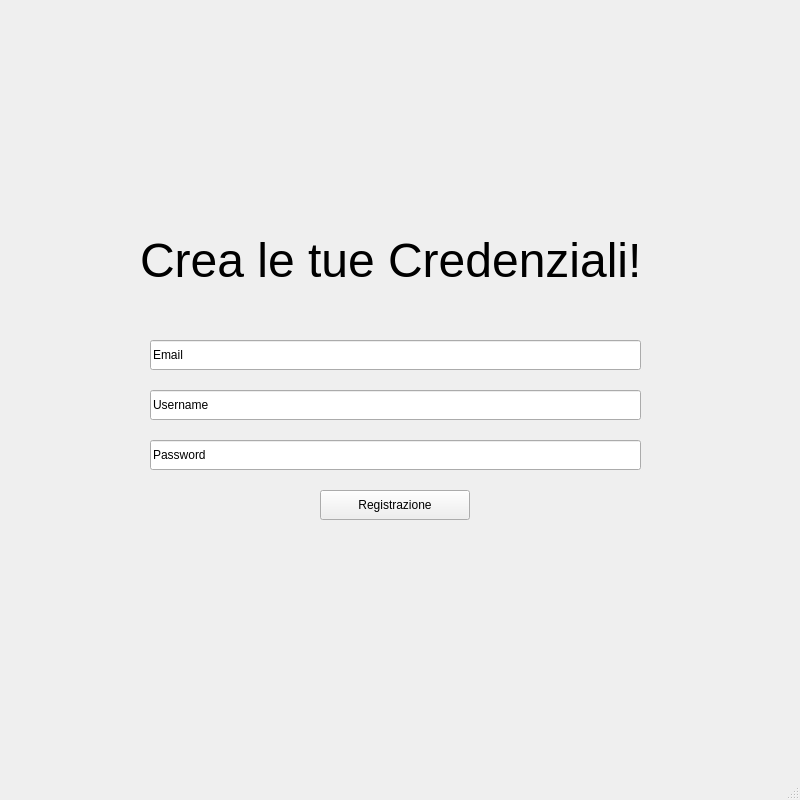
<?xml version="1.0" encoding="UTF-8"?>
<ui version="4.0">
 <class>MainWindow</class>
 <widget class="QMainWindow" name="MainWindow">
  <property name="geometry">
   <rect>
    <x>0</x>
    <y>0</y>
    <width>800</width>
    <height>800</height>
   </rect>
  </property>
  <property name="windowTitle">
   <string>MainWindow</string>
  </property>
  <widget class="QWidget" name="centralwidget">
   <widget class="QPushButton" name="RegistrazioneButton">
    <property name="geometry">
     <rect>
      <x>320</x>
      <y>490</y>
      <width>150</width>
      <height>30</height>
     </rect>
    </property>
    <property name="text">
     <string>Registrazione</string>
    </property>
   </widget>
   <widget class="QLineEdit" name="UsernameInput">
    <property name="geometry">
     <rect>
      <x>150</x>
      <y>390</y>
      <width>491</width>
      <height>30</height>
     </rect>
    </property>
    <property name="text">
     <string>Username</string>
    </property>
   </widget>
   <widget class="QLineEdit" name="PasswordInput">
    <property name="geometry">
     <rect>
      <x>150</x>
      <y>440</y>
      <width>491</width>
      <height>30</height>
     </rect>
    </property>
    <property name="text">
     <string>Password</string>
    </property>
   </widget>
   <widget class="QLabel" name="label1">
    <property name="geometry">
     <rect>
      <x>140</x>
      <y>200</y>
      <width>631</width>
      <height>121</height>
     </rect>
    </property>
    <property name="font">
     <font>
      <pointsize>36</pointsize>
     </font>
    </property>
    <property name="acceptDrops">
     <bool>false</bool>
    </property>
    <property name="text">
     <string>Crea le tue Credenziali!</string>
    </property>
   </widget>
   <widget class="QLineEdit" name="EmailInput">
    <property name="geometry">
     <rect>
      <x>150</x>
      <y>340</y>
      <width>491</width>
      <height>30</height>
     </rect>
    </property>
    <property name="text">
     <string>Email</string>
    </property>
   </widget>
  </widget>
  <widget class="QStatusBar" name="statusbar"/>
 </widget>
 <resources/>
 <connections/>
</ui>
